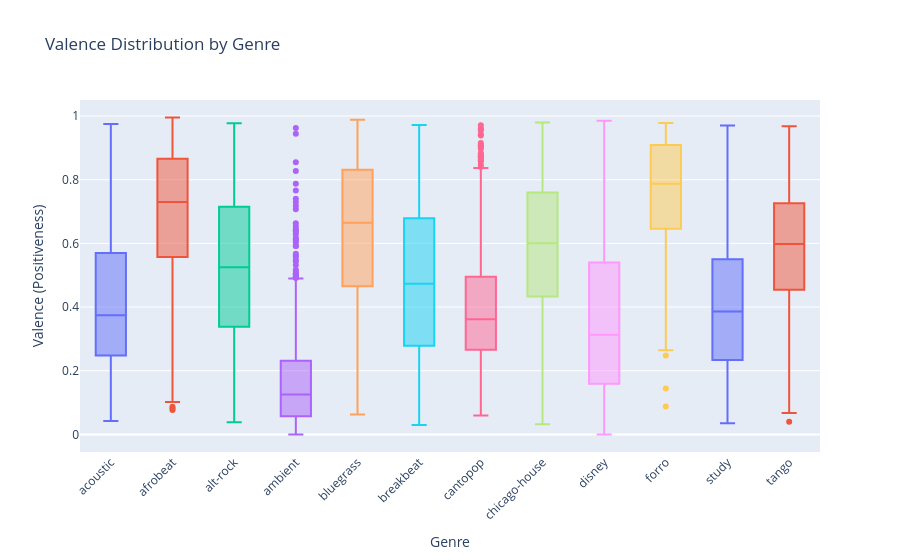

Notebook cell for this chart:
### Code cell
# Valence by genre (box plot to show spread, not just mean)
fig = px.box(df_top, x='track_genre', y='valence',
             title='Valence Distribution by Genre',
             color='track_genre',
             labels={'valence': 'Valence (Positiveness)', 'track_genre': 'Genre'})
fig.update_layout(showlegend=False, xaxis_tickangle=-45)
fig.show()

### Figure 1 — Plotly figure (JSON) as saved in the notebook; plotly's stock layout.template omitted (floating-point values rounded to 4 significant figures; data arrays with more than 128 entries replaced by an {"elided": "..."} marker saying what was removed)
{"data": [{"alignmentgroup": "True", "hovertemplate": "Genre=%{x}<br>Valence (Positiveness)=%{y}<extra></extra>", "legendgroup": "acoustic", "marker": {"color": "#636efa"}, "name": "acoustic", "notched": false, "offsetgroup": "acoustic", "orientation": "v", "showlegend": true, "type": "box", "x": {"elided": "1000 str values"}, "x0": " ", "xaxis": "x", "y": {"elided": "1000 float values"}, "y0": " ", "yaxis": "y"}, {"alignmentgroup": "True", "hovertemplate": "Genre=%{x}<br>Valence (Positiveness)=%{y}<extra></extra>", "legendgroup": "afrobeat", "marker": {"color": "#EF553B"}, "name": "afrobeat", "notched": false, "offsetgroup": "afrobeat", "orientation": "v", "showlegend": true, "type": "box", "x": {"elided": "999 str values"}, "x0": " ", "xaxis": "x", "y": {"elided": "999 float values"}, "y0": " ", "yaxis": "y"}, {"alignmentgroup": "True", "hovertemplate": "Genre=%{x}<br>Valence (Positiveness)=%{y}<extra></extra>", "legendgroup": "alt-rock", "marker": {"color": "#00cc96"}, "name": "alt-rock", "notched": false, "offsetgroup": "alt-rock", "orientation": "v", "showlegend": true, "type": "box", "x": {"elided": "999 str values"}, "x0": " ", "xaxis": "x", "y": {"elided": "999 float values"}, "y0": " ", "yaxis": "y"}, {"alignmentgroup": "True", "hovertemplate": "Genre=%{x}<br>Valence (Positiveness)=%{y}<extra></extra>", "legendgroup": "ambient", "marker": {"color": "#ab63fa"}, "name": "ambient", "notched": false, "offsetgroup": "ambient", "orientation": "v", "showlegend": true, "type": "box", "x": {"elided": "999 str values"}, "x0": " ", "xaxis": "x", "y": {"elided": "999 float values"}, "y0": " ", "yaxis": "y"}, {"alignmentgroup": "True", "hovertemplate": "Genre=%{x}<br>Valence (Positiveness)=%{y}<extra></extra>", "legendgroup": "bluegrass", "marker": {"color": "#FFA15A"}, "name": "bluegrass", "notched": false, "offsetgroup": "bluegrass", "orientation": "v", "showlegend": true, "type": "box", "x": {"elided": "998 str values"}, "x0": " ", "xaxis": "x", "y": {"elided": "998 float values"}, "y0": " ", "yaxis": "y"}, {"alignmentgroup": "True", "hovertemplate": "Genre=%{x}<br>Valence (Positiveness)=%{y}<extra></extra>", "legendgroup": "breakbeat", "marker": {"color": "#19d3f3"}, "name": "breakbeat", "notched": false, "offsetgroup": "breakbeat", "orientation": "v", "showlegend": true, "type": "box", "x": {"elided": "997 str values"}, "x0": " ", "xaxis": "x", "y": {"elided": "997 float values"}, "y0": " ", "yaxis": "y"}, {"alignmentgroup": "True", "hovertemplate": "Genre=%{x}<br>Valence (Positiveness)=%{y}<extra></extra>", "legendgroup": "cantopop", "marker": {"color": "#FF6692"}, "name": "cantopop", "notched": false, "offsetgroup": "cantopop", "orientation": "v", "showlegend": true, "type": "box", "x": {"elided": "999 str values"}, "x0": " ", "xaxis": "x", "y": {"elided": "999 float values"}, "y0": " ", "yaxis": "y"}, {"alignmentgroup": "True", "hovertemplate": "Genre=%{x}<br>Valence (Positiveness)=%{y}<extra></extra>", "legendgroup": "chicago-house", "marker": {"color": "#B6E880"}, "name": "chicago-house", "notched": false, "offsetgroup": "chicago-house", "orientation": "v", "showlegend": true, "type": "box", "x": {"elided": "998 str values"}, "x0": " ", "xaxis": "x", "y": {"elided": "998 float values"}, "y0": " ", "yaxis": "y"}, {"alignmentgroup": "True", "hovertemplate": "Genre=%{x}<br>Valence (Positiveness)=%{y}<extra></extra>", "legendgroup": "disney", "marker": {"color": "#FF97FF"}, "name": "disney", "notched": false, "offsetgroup": "disney", "orientation": "v", "showlegend": true, "type": "box", "x": {"elided": "998 str values"}, "x0": " ", "xaxis": "x", "y": {"elided": "998 float values"}, "y0": " ", "yaxis": "y"}, {"alignmentgroup": "True", "hovertemplate": "Genre=%{x}<br>Valence (Positiveness)=%{y}<extra></extra>", "legendgroup": "forro", "marker": {"color": "#FECB52"}, "name": "forro", "notched": false, "offsetgroup": "forro", "orientation": "v", "showlegend": true, "type": "box", "x": {"elided": "998 str values"}, "x0": " ", "xaxis": "x", "y": {"elided": "998 float values"}, "y0": " ", "yaxis": "y"}, {"alignmentgroup": "True", "hovertemplate": "Genre=%{x}<br>Valence (Positiveness)=%{y}<extra></extra>", "legendgroup": "study", "marker": {"color": "#636efa"}, "name": "study", "notched": false, "offsetgroup": "study", "orientation": "v", "showlegend": true, "type": "box", "x": {"elided": "998 str values"}, "x0": " ", "xaxis": "x", "y": {"elided": "998 float values"}, "y0": " ", "yaxis": "y"}, {"alignmentgroup": "True", "hovertemplate": "Genre=%{x}<br>Valence (Positiveness)=%{y}<extra></extra>", "legendgroup": "tango", "marker": {"color": "#EF553B"}, "name": "tango", "notched": false, "offsetgroup": "tango", "orientation": "v", "showlegend": true, "type": "box", "x": {"elided": "999 str values"}, "x0": " ", "xaxis": "x", "y": {"elided": "999 float values"}, "y0": " ", "yaxis": "y"}], "layout": {"boxmode": "overlay", "legend": {"title": {"text": "Genre"}, "tracegroupgap": 0}, "showlegend": false, "title": {"text": "Valence Distribution by Genre"}, "xaxis": {"anchor": "y", "categoryarray": ["acoustic", "afrobeat", "alt-rock", "ambient", "bluegrass", "breakbeat", "cantopop", "chicago-house", "disney", "forro", "study", "tango"], "categoryorder": "array", "domain": [0.0, 1.0], "tickangle": -45, "title": {"text": "Genre"}}, "yaxis": {"anchor": "x", "domain": [0.0, 1.0], "title": {"text": "Valence (Positiveness)"}}}}
